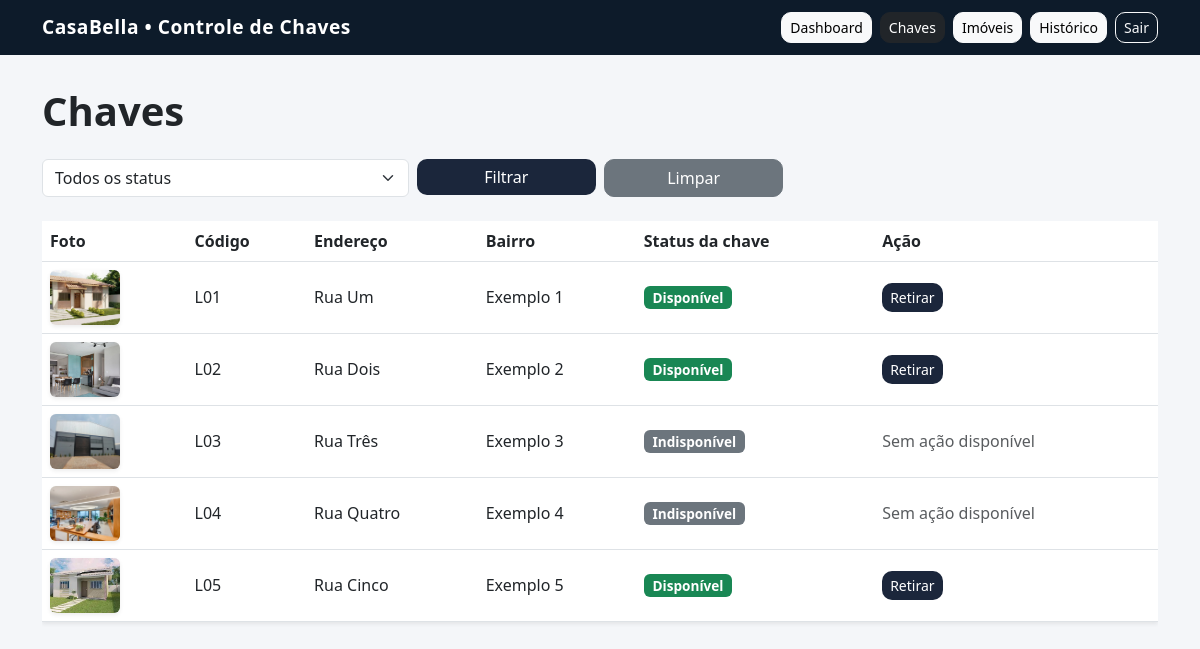
Page /chaves/ (signed in) on the earlier database version.
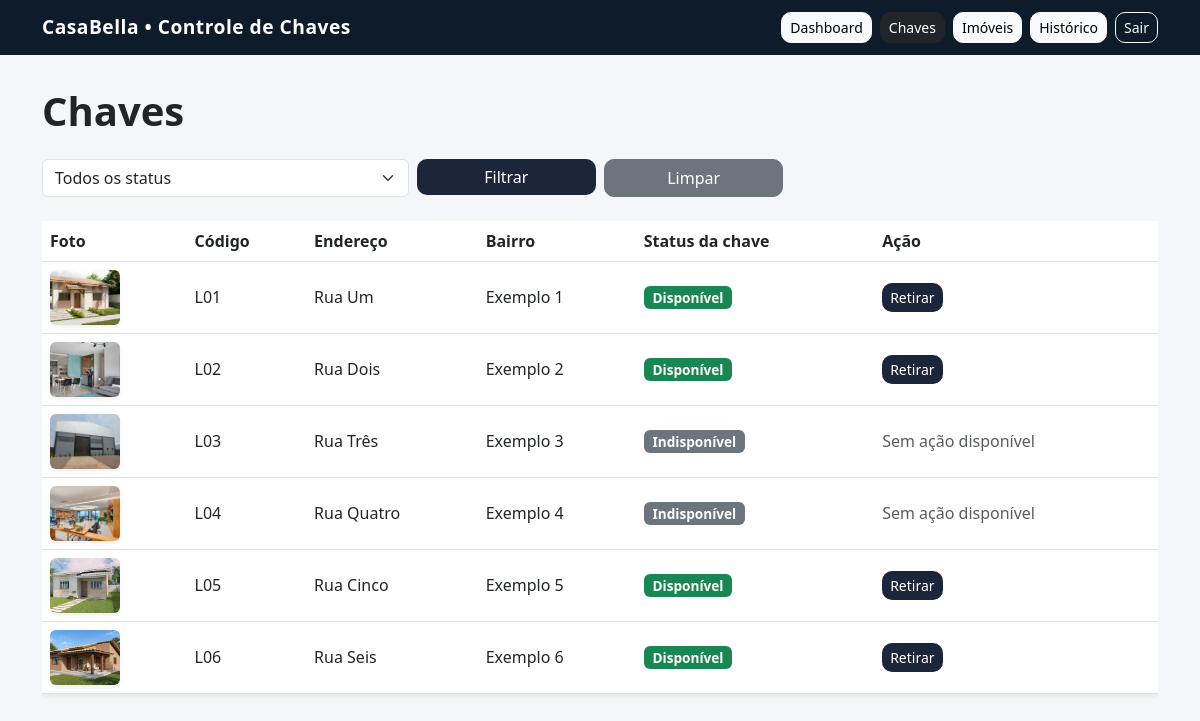
Same page on the later database version.
### imoveis/models.py (models this page shows, shortened)
class Chave(models.Model):
    imovel = models.OneToOneField(Imovel, on_delete=models.CASCADE)
    STATUS_CHOICES = [
        ('disponivel', 'Disponível'),
        ('retirada', 'Retirada'),
        ('indisponivel', 'Indisponível'),
    ]
    status = models.CharField(
        max_length=20,
        choices=STATUS_CHOICES,
        default='disponivel'
    )
    created_at = models.DateTimeField(auto_now_add=True)

class Imovel(models.Model):
    codigo = models.CharField(max_length=50)
    endereco = models.CharField(max_length=200)
    bairro = models.CharField(max_length=100)
    tipo = models.ForeignKey(TipoImovel, on_delete=models.SET_NULL, null=True, blank=True)
    status = models.CharField(
        max_length=50,
        choices=[
            ('disponivel', 'Disponível'),
            ('analise', 'Em análise'),
            ('alugado', 'Alugado'),
            ('inativo', 'Inativo'),
        ],
        default='disponivel'
    )
    foto = models.ImageField(upload_to='imoveis/', blank=True, null=True)
    created_at = models.DateTimeField(auto_now_add=True)

### imoveis/views.py (the view)
# urls.py: path('chaves/', views.chave_list, name='chave_list'),
@login_required
def chave_list(request):
    status = request.GET.get('status', '')
    chaves = Chave.objects.select_related('imovel').all().order_by('imovel__codigo')
    if status:
        chaves = chaves.filter(status=status)
    paginator = Paginator(chaves, 10)
    page = request.GET.get('page')
    chaves = paginator.get_page(page)
    return render(request, 'imoveis/chave_list.html', {
        'chaves': chaves,
        'status_atual': status
    })

### imoveis/templates/imoveis/chave_list.html (shortened to what this page needs)
{% extends "imoveis/base.html" %}
{% block content %}
<h1 class="mb-4 fw-bold">Chaves</h1>
<form method="GET" class="row g-2 mb-4">
    <div class="col-md-4">
        <select name="status" class="form-select">
            <option value="">Todos os status</option>
        </select>
    </div>
    <div class="col-md-2">
        <button class="btn btn-primary w-100">
            Filtrar
        </button>
    </div>
    <div class="col-md-2">
        <a href="{% url 'chave_list' %}" class="btn btn-secondary w-100">
            Limpar
        </a>
    </div>
</form>
<div class="d-none d-md-block">
    <div class="table-responsive">
        <table class="table table-hover align-middle bg-white shadow-sm">
            <thead>
                <tr>
                    <th>Foto</th>
                    <th>Código</th>
                    <th>Endereço</th>
                    <th>Bairro</th>
                    <th>Status da chave</th>
                    <th>Ação</th>
                </tr>
            </thead>
            <tbody>
                {% for chave in chaves %}
                    <tr>
                        <td>
                            {% if chave.imovel.foto %}
                                <img src="{{ chave.imovel.foto.url }}"
                                     width="70"
                                     height="55"
                                     class="rounded shadow-sm"
                                     style="object-fit: cover;">
                            {% else %}
                                <div class="bg-light border rounded d-flex align-items-center justify-content-center text-muted"
                                     style="width: 70px; height: 55px; font-size: 12px;">
                                  Sem foto
                                </div>
                            {% endif %}
                        </td>
                        <td>{{ chave.imovel.codigo }}</td>
                        <td>{{ chave.imovel.endereco }}</td>
                        <td>{{ chave.imovel.bairro }}</td>
                        <td>
                            {% if chave.status == 'disponivel' %}
                                <span class="badge bg-success">Disponível</span>
                            {% elif chave.status == 'retirada' %}
                                <span class="badge bg-danger">Retirada</span>
                            {% elif chave.status == 'indisponivel' %}
                                <span class="badge bg-secondary">Indisponível</span>
                            {% endif %}
                        </td>
                        <td>
                            {% if chave.status == 'disponivel' %}
                                <a href="{% url 'retirar_chave' chave.pk %}"
                                   class="btn btn-primary btn-sm">
                                    Retirar
                                </a>
                            {% elif chave.status == 'retirada' %}
                                <a href="{% url 'devolver_chave' chave.pk %}"
                                   class="btn btn-success btn-sm">
                                    Devolver
                                </a>
                            {% else %}
                                <span class="text-muted">Sem ação disponível</span>
                            {% endif %}
                        </td>
                    </tr>
                {% empty %}
                    <tr>
                        <td colspan="6" class="text-center text-muted">
                            Nenhuma chave encontrada.
                        </td>
                    </tr>
                {% endfor %}
            </tbody>
        </table>
    </div>
</div>
{% endblock %}

Differences in the rows shown:
added Chave: imovel.foto (picture), imovel.codigo "L06", imovel.endereco "Rua Seis", imovel.bairro "Exemplo 6", status "Disponível"
